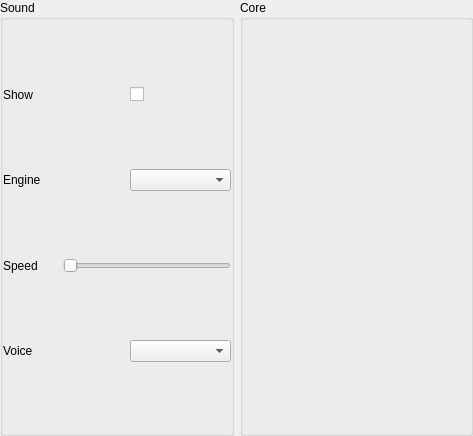
<?xml version="1.0" encoding="UTF-8"?>
<ui version="4.0">
 <class>Frame</class>
 <widget class="QFrame" name="Frame">
  <property name="geometry">
   <rect>
    <x>0</x>
    <y>0</y>
    <width>473</width>
    <height>436</height>
   </rect>
  </property>
  <property name="windowTitle">
   <string>Frame</string>
  </property>
  <layout class="QHBoxLayout" name="horizontalLayout_5" stretch="10,10">
   <property name="spacing">
    <number>6</number>
   </property>
   <property name="leftMargin">
    <number>0</number>
   </property>
   <property name="topMargin">
    <number>0</number>
   </property>
   <property name="rightMargin">
    <number>0</number>
   </property>
   <property name="bottomMargin">
    <number>0</number>
   </property>
   <item>
    <widget class="QGroupBox" name="SoundGroupBox">
     <property name="title">
      <string>Sound</string>
     </property>
     <layout class="QVBoxLayout" name="verticalLayout">
      <property name="spacing">
       <number>0</number>
      </property>
      <property name="leftMargin">
       <number>0</number>
      </property>
      <property name="topMargin">
       <number>0</number>
      </property>
      <property name="rightMargin">
       <number>0</number>
      </property>
      <property name="bottomMargin">
       <number>0</number>
      </property>
      <item>
       <layout class="QHBoxLayout" name="horizontalLayout_4">
        <property name="spacing">
         <number>25</number>
        </property>
        <item>
         <widget class="QLabel" name="label_4">
          <property name="styleSheet">
           <string notr="true">font: 10pt &quot;MS Shell Dlg 2&quot;;</string>
          </property>
          <property name="text">
           <string>Show</string>
          </property>
         </widget>
        </item>
        <item>
         <widget class="QCheckBox" name="ShowSoundSheckBox">
          <property name="text">
           <string/>
          </property>
         </widget>
        </item>
       </layout>
      </item>
      <item>
       <layout class="QHBoxLayout" name="horizontalLayout">
        <property name="spacing">
         <number>25</number>
        </property>
        <item>
         <widget class="QLabel" name="label">
          <property name="styleSheet">
           <string notr="true">font: 10pt &quot;MS Shell Dlg 2&quot;;</string>
          </property>
          <property name="text">
           <string>Engine</string>
          </property>
         </widget>
        </item>
        <item>
         <widget class="QComboBox" name="engineComboBox"/>
        </item>
       </layout>
      </item>
      <item>
       <layout class="QHBoxLayout" name="horizontalLayout_2">
        <property name="spacing">
         <number>25</number>
        </property>
        <item>
         <widget class="QLabel" name="label_2">
          <property name="styleSheet">
           <string notr="true">font: 10pt &quot;MS Shell Dlg 2&quot;;</string>
          </property>
          <property name="text">
           <string>Speed</string>
          </property>
         </widget>
        </item>
        <item>
         <widget class="QSlider" name="speedVoiceHorizontalSlider">
          <property name="orientation">
           <enum>Qt::Horizontal</enum>
          </property>
         </widget>
        </item>
       </layout>
      </item>
      <item>
       <layout class="QHBoxLayout" name="horizontalLayout_3">
        <property name="spacing">
         <number>25</number>
        </property>
        <item>
         <widget class="QLabel" name="label_3">
          <property name="styleSheet">
           <string notr="true">font: 10pt &quot;MS Shell Dlg 2&quot;;</string>
          </property>
          <property name="text">
           <string>Voice</string>
          </property>
         </widget>
        </item>
        <item>
         <widget class="QComboBox" name="voiceComboBox"/>
        </item>
       </layout>
      </item>
     </layout>
    </widget>
   </item>
   <item>
    <widget class="QGroupBox" name="CoreGroupBox">
     <property name="title">
      <string>Core</string>
     </property>
     <property name="flat">
      <bool>false</bool>
     </property>
    </widget>
   </item>
  </layout>
 </widget>
 <resources/>
 <connections/>
</ui>
